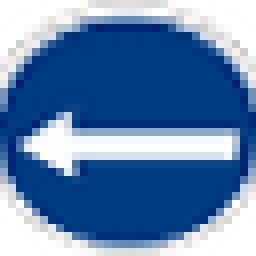
#> input picture src/bot_controller/master_dataset/data/test/left/23_original_66_original_66.png_4121f891-61ef-4f0e-8fe8-3df649f276a8.png_b825139d-2fab-4ac1-b991-c84629a9d8ff.png, 32 x 32 px, found by its file name (shown 8 times larger); its folder holds only this picture in this run
$ python cnn.py
#> lines starting #> are read from the running program, lines starting #| are printed output that depends on the picture
import os
import cv2
import numpy as np

# ==========================================
# 1. SETTINGS & PREPROCESSING
# ==========================================
DATA_DIR = "/home/himanshu/ws_final/src/bot_controller/master_dataset/data/test"
WEIGHTS_PATH = "/home/himanshu/ws_final/src/model_weights.npz"
CLASSES = {'left': 0, 'right': 1, 'stop': 2, 'uturn': 3}

def load_dataset(data_dir, max_samples=200):
#> called with max_samples = 200
    images, labels = [], []
    print(f" Loading and Augmenting dataset from {data_dir}...")

    for name, lbl in CLASSES.items():
        path = os.path.join(data_dir, name)
        if not os.path.exists(path): continue
        files = [f for f in os.listdir(path) if f.lower().endswith(('.png', '.jpg', '.jpeg'))][:max_samples]

        for f in files:
            img = cv2.imread(os.path.join(path, f), cv2.IMREAD_GRAYSCALE)
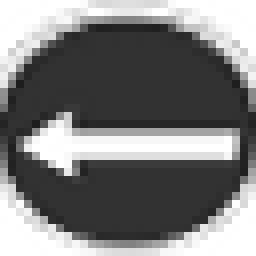
#> img: shape (32, 32) (shown 8 times larger); min 29, max 255, mean 124.9
            if img is not None:
                resized = cv2.resize(img, (32, 32))

                # 1. Store Original
                images.append(resized)
                labels.append(lbl)

                # 2. TARGETED DATA AUGMENTATION
                if name == 'left':
                    images.append(cv2.flip(resized, 1))
                    labels.append(CLASSES['right'])
                elif name == 'right':
                    images.append(cv2.flip(resized, 1))
                    labels.append(CLASSES['left'])
                elif name == 'stop':
                    # Stop signs get Lighting Augmentation (Shadows & Glare)
                    dark = np.clip(resized * 0.6, 0, 255).astype(np.uint8)
                    images.append(dark)
                    labels.append(lbl)

                    bright = np.clip(resized * 1.4, 0, 255).astype(np.uint8)
                    images.append(bright)
                    labels.append(lbl)
                elif name == 'uturn':
                    # U-turns get slight noise
                    noise = np.random.normal(0, 5, resized.shape).astype(np.float32)
                    noisy_img = np.clip(resized + noise, 0, 255).astype(np.uint8)
                    images.append(noisy_img)
                    labels.append(lbl)
#> pass 2 of the loop in load_dataset, `for name, lbl in CLASSES.items():`:
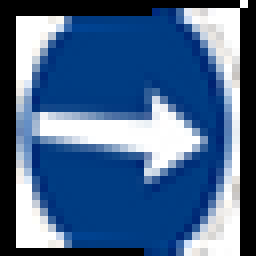
#> input picture src/bot_controller/master_dataset/data/test/right/24_original_67_original_67.png_bcc198b5-5d99-429d-80ef-787f7c45eb71.png_318e1441-211e-41a9-aa27-a762f1f32556.png, 32 x 32 px, found by its file name (shown 8 times larger)
#> in load_dataset, `img = cv2.imread(os.path.join(path, f), cv2.IMREAD_GRAYSCALE)`:
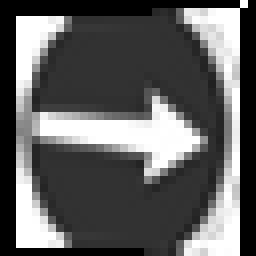
#> img: shape (32, 32) (shown 8 times larger); min 0, max 255, mean 94.8
#> pass 3 of the loop in load_dataset, `for name, lbl in CLASSES.items():`:
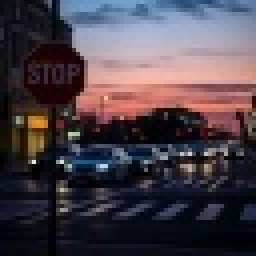
#> input picture src/bot_controller/master_dataset/data/test/stop/102K7HDLQZKR.jpg, 64 x 64 px, found by its file name (shown 4 times larger)
#> in load_dataset, `img = cv2.imread(os.path.join(path, f), cv2.IMREAD_GRAYSCALE)`:
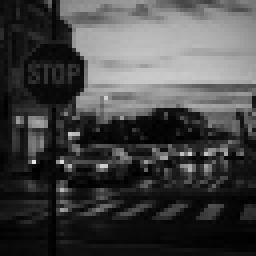
#> img: shape (64, 64) (shown 4 times larger); min 0, max 230, mean 68.5
#> in load_dataset, `bright = np.clip(resized * 1.4, 0, 255).astype(np.uint8)`:
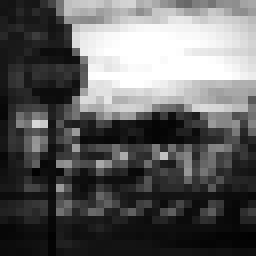
#> bright: shape (32, 32) (shown 8 times larger); min 1, max 255, mean 95.1
#> the loop made 4 passes; the first 3 are shown

    processed_images = []
    for img in images:
        std_img = (img - np.mean(img)) / (np.std(img) + 1e-7)
        processed_images.append(std_img)
#> this loop made 7 passes
#> pass 1, in load_dataset, `std_img = (img - np.mean(img)) / (np.std(img) + 1e-7)`:
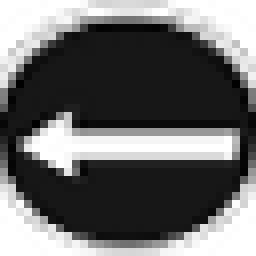
#> std_img: shape (32, 32) float64 (shown 8 times larger); min -1.06, max 1.44, mean 0; drawn with min black and max white
#> pass 2, in load_dataset, `std_img = (img - np.mean(img)) / (np.std(img) + 1e-7)`:
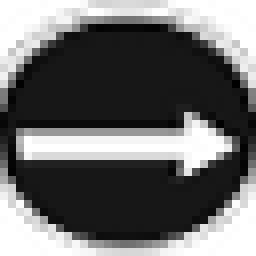
#> std_img: shape (32, 32) float64 (shown 8 times larger); min -1.06, max 1.44, mean -1.39e-17; drawn with min black and max white
#> pass 3, in load_dataset, `std_img = (img - np.mean(img)) / (np.std(img) + 1e-7)`:
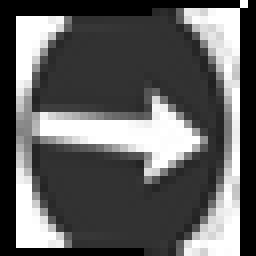
#> std_img: shape (32, 32) float64 (shown 8 times larger); min -1.04, max 1.77, mean 3.47e-17; drawn with min black and max white

    X = np.array(processed_images, dtype=np.float32).reshape(-1, 32, 32, 1)
    Y = np.array(labels, dtype=np.int32)
    print(f"📈 Total images after targeted augmentation: {len(X)}")
    return X, Y

# ==========================================
# 2. VECTORIZED LAYERS
# ==========================================
class Conv2D:
    # Changed default f_size to 5 for Macro-vision
    def __init__(self, num_filters=32, f_size=5, l2_reg=0.005):
        self.num_filters = num_filters
        self.f_size = f_size
        self.l2_reg = l2_reg
        self.filters = np.random.randn(num_filters, f_size, f_size) * np.sqrt(2.0 / (f_size * f_size))

    def forward(self, input_data):
        self.last_input = input_data
        b, h, w, _ = input_data.shape
        oh, ow = h - self.f_size + 1, w - self.f_size + 1
        out = np.zeros((b, oh, ow, self.num_filters))
        for i in range(self.f_size):
            for j in range(self.f_size):
                region = input_data[:, i:i+oh, j:j+ow, 0:1]
                weight = self.filters[:, i, j].reshape(1, 1, 1, -1)
                out += region * weight
        return out

    def backward(self, d_out, lr):
        b, oh, ow, _ = d_out.shape
        d_f = np.zeros_like(self.filters)
        d_in = np.zeros_like(self.last_input)
        for i in range(self.f_size):
            for j in range(self.f_size):
                region = self.last_input[:, i:i+oh, j:j+ow, 0:1]
                d_f[:, i, j] = np.sum(region * d_out, axis=(0, 1, 2))
                weight = self.filters[:, i, j].reshape(1, 1, 1, -1)
                d_in[:, i:i+oh, j:j+ow, 0] += np.sum(d_out * weight, axis=3)

        self.filters -= lr * (np.clip(d_f, -1.0, 1.0) + self.l2_reg * self.filters)
        return d_in

class LeakyReLU:
    def __init__(self, alpha=0.01): self.alpha = alpha
    def forward(self, x):
        self.last_x = x
        return np.where(x > 0, x, x * self.alpha)
    def backward(self, d_out):
        dx = d_out.copy()
        dx[self.last_x <= 0] *= self.alpha
        return dx

class MaxPooling2D:
    def __init__(self, pool_size=2): self.pool_size = pool_size
    def forward(self, input_data):
        self.last_input = input_data
        b, h, w, c = input_data.shape
        ph, pw = self.pool_size, self.pool_size
        oh, ow = h // ph, w // pw
        reshaped = input_data.reshape(b, oh, ph, ow, pw, c)
        self.out = reshaped.max(axis=(2, 4))
        return self.out
    def backward(self, d_out):
        b, h, w, c = self.last_input.shape
        ph, pw = self.pool_size, self.pool_size
        oh, ow = h // ph, w // pw
        out_expanded = self.out.reshape(b, oh, 1, ow, 1, c)
        reshaped_in = self.last_input.reshape(b, oh, ph, ow, pw, c)
        mask = (reshaped_in == out_expanded)
        d_out_expanded = d_out.reshape(b, oh, 1, ow, 1, c)
        d_in_reshaped = mask * d_out_expanded
        return d_in_reshaped.reshape(b, h, w, c)

class Dropout:
    def __init__(self, rate=0.3): self.rate = rate
    def forward(self, x, training=True):
        if training:
            self.mask = (np.random.rand(*x.shape) > self.rate) / (1.0 - self.rate)
            return x * self.mask
        return x
    def backward(self, d_out): return d_out * self.mask

class Dense:
    def __init__(self, in_dim, out_dim, l2_reg=0.005):
        self.w = np.random.randn(in_dim, out_dim) * np.sqrt(2.0 / in_dim)
        self.b = np.zeros(out_dim)
        self.l2_reg = l2_reg
    def forward(self, x):
        self.last_in = x
        return np.dot(x, self.w) + self.b
    def backward(self, d_out, lr):
        dw = np.dot(self.last_in.T, d_out)
        dx = np.dot(d_out, self.w.T)
        self.w -= lr * (np.clip(dw, -1.0, 1.0) + self.l2_reg * self.w)
        self.b -= lr * np.clip(np.sum(d_out, axis=0), -1.0, 1.0)
        return dx

class SoftmaxLoss:
    def forward(self, x):
        e = np.exp(x - np.max(x, axis=1, keepdims=True))
        self.probs = e / np.sum(e, axis=1, keepdims=True)
        return self.probs
    def backward(self, y):
        dx = self.probs.copy()
        dx[np.arange(len(y)), y] -= 1
        return dx / len(y)
    def get_loss(self, y):
        return -np.mean(np.log(self.probs[np.arange(len(y)), y] + 1e-8))

# ==========================================
# 3. TRAINING LOOP
# ==========================================
def train():
    X_train, y_train = load_dataset(DATA_DIR)
    if len(X_train) == 0: return

    counts = np.bincount(y_train)
    class_weights = {i: len(y_train) / (len(counts) * count) if count > 0 else 1.0 for i, count in enumerate(counts)}
    print("⚖️ Class Weights Applied:", class_weights)

    # Init Layers: Conv uses 5x5 filter.
    # Output of 32x32 -> Conv(5x5) -> 28x28 -> Pool(2x2) -> 14x14
    # 14 * 14 * 32 filters = 6272 Flattened inputs
    conv = Conv2D(32, 5, l2_reg=0.005); l_conv = LeakyReLU(); pool = MaxPooling2D()
    d1 = Dense(6272, 128, l2_reg=0.005); l1 = LeakyReLU(); drop1 = Dropout(0.3)
    d2 = Dense(128, 64, l2_reg=0.005); l2 = LeakyReLU(); drop2 = Dropout(0.3)
    out_layer = Dense(64, 4)
    loss_fn = SoftmaxLoss()

    lr = 0.01
    decay = 0.96 # Slightly slower decay to learn the complex 5x5 shapes
    epochs = 50
    batch_size = 32

    print(f"🚀 Training Brain...")
    for epoch in range(epochs):
        current_lr = lr * (decay ** epoch)
        indices = np.random.permutation(len(X_train))
        X_s, y_s = X_train[indices], y_train[indices]

        epoch_loss, correct = 0, 0
        for i in range(0, len(X_train), batch_size):
            xb, yb = X_s[i:i+batch_size], y_s[i:i+batch_size]
            curr_batch = len(xb)

            pool_out = pool.forward(l_conv.forward(conv.forward(xb)))
            flat = pool_out.reshape(curr_batch, -1)
            h1 = drop1.forward(l1.forward(d1.forward(flat)), training=True)
            h2 = drop2.forward(l2.forward(d2.forward(h1)), training=True)
            probs = loss_fn.forward(out_layer.forward(h2))

            dy = loss_fn.backward(yb)
            sample_weights = np.array([class_weights[y] for y in yb])
            dy = dy * sample_weights[:, None]

            g = out_layer.backward(dy, current_lr)
            g = d2.backward(l2.backward(drop2.backward(g)), current_lr)
            g = d1.backward(l1.backward(drop1.backward(g)), current_lr)

            g_reshaped = g.reshape(pool_out.shape)
            conv.backward(l_conv.backward(pool.backward(g_reshaped)), current_lr)

            epoch_loss += loss_fn.get_loss(yb) * curr_batch
            correct += np.sum(np.argmax(probs, axis=1) == yb)

        print(f"Epoch {epoch+1:02d} | Acc: {correct/len(X_train):.2%} | Loss: {epoch_loss/len(X_train):.4f} | LR: {current_lr:.6f}")

    np.savez(WEIGHTS_PATH, conv=conv.filters, d1w=d1.w, d1b=d1.b, d2w=d2.w, d2b=d2.b, ow=out_layer.w, ob=out_layer.b)
    print("✅ Brain Saved Successfully!")

if __name__ == "__main__":
    train()
